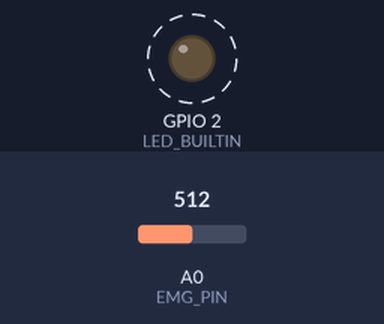
A sketch run on a simulated ESP8266 (NodeMCU). Shown: output pins drawn as LEDs (lit = HIGH, except the on-board LED, lit = LOW). Dashed ring = blinking. Inputs (shaded band) come from the test bench; at power-on: A0 (EMG_PIN) = 512. What the sketch prints to the serial monitor is not drawn.

Above: at 1.2 s.
1.3 s: A0 (EMG_PIN) set to 90
4.3 s: A0 (EMG_PIN) set to 77
Timing chart, 0 to 13.3 s (numbered marks = the images above; inputs shaded):
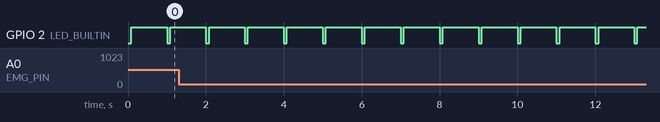

Measured:
- by itself, GPIO 2 (LED_BUILTIN): alternates HIGH for 0.92 s and LOW for 0.08 s

The sketch:

esp8266_emg.ino
```cpp
// ESP8266EX / NodeMCU: EMG analog output -> A0 (NOT D0 / GPIO16).
// Verify the development board ADC input voltage limit before wiring.
#include <ESP8266WiFi.h>
#include "szh_gjd001_filter.h"
// 500 Hz ADC sampling, 50 Hz framed USB serial output at 115200 baud.
const uint8_t EMG_PIN = A0;
const uint32_t SAMPLE_US = 2000;
const uint32_t OUTPUT_US = 20000;
SzhGjd001Filter signalFilter;
SzhGjd001Filter noBandpassFilter(false);
float envelope = 0;
float noBandpassRms = 0;
uint16_t rawValue = 0;
uint32_t sequence = 0;
uint32_t lastSample = 0;
uint32_t lastOutput = 0;
uint32_t lastIdentity = 0;
char command[16];
uint8_t commandLength = 0;

void identify() {
  Serial.println(F("EMG_DEVICE:ESP8266_A0:2"));
}

void setup() {
  WiFi.persistent(false);
  WiFi.mode(WIFI_OFF);
  pinMode(LED_BUILTIN, OUTPUT);
  // A0 is the dedicated ADC input, not a digital GPIO.
  Serial.begin(115200);
  identify();
}

void loop() {
  while (Serial.available()) {
    const char c = Serial.read();
    if (c == '\n') {
      command[commandLength] = '\0';
      if (strcmp(command, "EMG?") == 0) identify();
      if (strcmp(command, "ZERO") == 0) {
        signalFilter.reset();
        noBandpassFilter.reset();
        envelope = 0;
        noBandpassRms = 0;
      }
      commandLength = 0;
    } else if (c != '\r') {
      if (commandLength < sizeof(command) - 1) command[commandLength++] = c;
      else commandLength = 0;
    }
  }
  if ((uint32_t)(millis() - lastIdentity) >= 1000) {
    lastIdentity = millis();
    identify();
  }
  const uint32_t now = micros();
  if ((uint32_t)(now - lastSample) >= SAMPLE_US) {
    lastSample += SAMPLE_US;
    if ((uint32_t)(now-lastSample) >= SAMPLE_US) {
      // A missed period invalidates the fixed-rate filter history; never invent samples.
      lastSample = now;
      signalFilter.reset();
      noBandpassFilter.reset();
    }
    rawValue = analogRead(EMG_PIN);
    envelope = signalFilter.update(rawValue);
    noBandpassRms = noBandpassFilter.update(rawValue);
  }
  if ((uint32_t)(now - lastOutput) >= OUTPUT_US) {
    lastOutput = now;
    Serial.print(F("EMG1 raw:"));
    Serial.print(rawValue);
    Serial.print(F(" filtered:"));
    Serial.print((uint16_t)constrain(envelope, 0.0f, 1023.0f));
    Serial.print(F(" seq:"));
    Serial.println(sequence);
    // Extension starts with EMG1 so older app readers safely ignore this line.
    Serial.print(F("EMG1_BYPASS rms:"));
    Serial.print((uint16_t)constrain(noBandpassRms, 0.0f, 1023.0f));
    Serial.print(F(" seq:"));
    Serial.println(sequence++);
  }
  digitalWrite(LED_BUILTIN, (envelope >= 40 || millis() % 1000 < 80) ? LOW : HIGH);
  yield();
}
```

szh_gjd001_filter.h
```cpp
#pragma once
#include <math.h>
#include <stdint.h>

// scipy.signal.butter(4, [60, 100], fs=500, btype="bandpass", output="sos").
// Same response as the SZH-GJD001 seller's GJD001_code.ino; not the old game's filter.
static const float SZH_SOS[4][5] = {
    {0.00223489f, 0.00446978f, 0.00223489f, -0.73945727f, 0.59923508f},
    {1.0f, 2.0f, 1.0f, -1.03789224f, 0.64082390f},
    {1.0f, -2.0f, 1.0f, -0.59186255f, 0.80647974f},
    {1.0f, -2.0f, 1.0f, -1.33318587f, 0.85392964f}
};

class SzhGjd001Filter {
    bool useBandpass;
    float state[4][2] = {};
    float squares[20] = {};
    float sum = 0;
    float baseline = 0;
    uint16_t settling = 0;
    uint8_t cursor = 0;
public:
    explicit SzhGjd001Filter(bool bandpass = true): useBandpass(bandpass) {}
    void reset() { *this = SzhGjd001Filter(useBandpass); }

    float update(uint16_t raw) {
        // Start/ZERO while relaxed. Center before filtering to avoid an initial DC transient.
        if (settling < 250) {
            ++settling;
            baseline += (raw-baseline)/settling;
            return 0;
        }
        float value = raw-baseline;
        for (uint8_t i=0; useBandpass && i<4; ++i) {
            const float *c = SZH_SOS[i];
            const float x = value-c[3]*state[i][0]-c[4]*state[i][1];
            value = c[0]*x+c[1]*state[i][0]+c[2]*state[i][1];
            state[i][1] = state[i][0];
            state[i][0] = x;
        }
        // 20 samples = 40 ms at 500 Hz. Keep amplitude in ADC units for the app.
        const float power = value*value;
        sum += power-squares[cursor];
        squares[cursor] = power;
        cursor = (cursor+1)%20;
        return sqrtf(fmaxf(0.0f, sum)/20.0f);
    }
};
```
